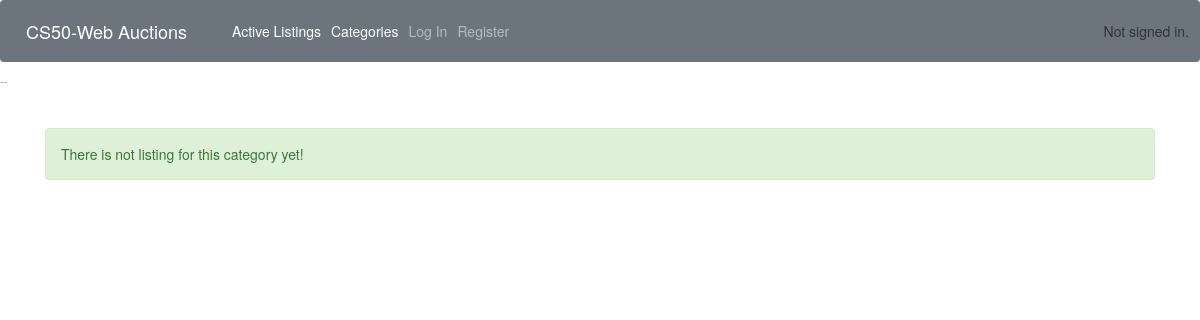
The page /closed_listings/ on the database as committed earlier.
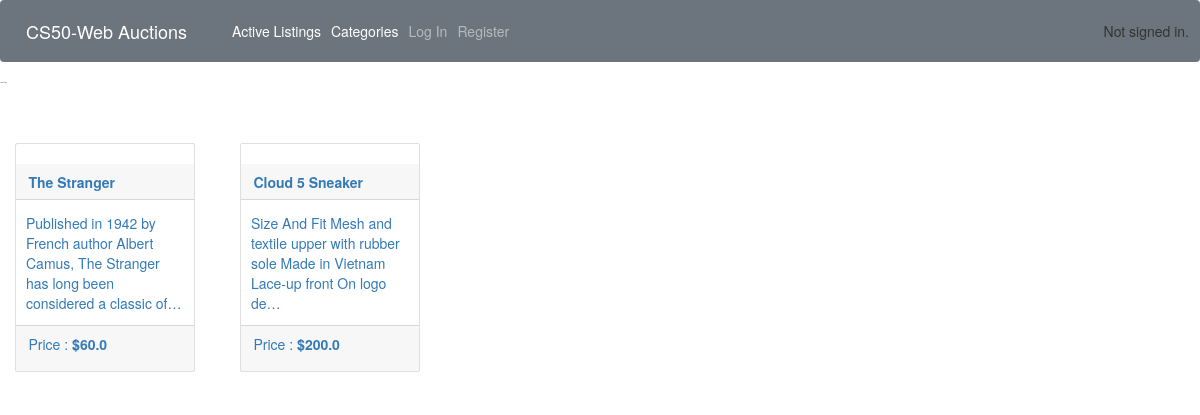
The same page on the database as committed later.
### auctions/models.py (models this page shows, shortened)
class Listing(models.Model):
    title = models.CharField(max_length=64)
    description = models.TextField()
    image = models.URLField()
    price = models.FloatField()
    active = models.BooleanField(default=True)
    owner = models.ForeignKey(User, on_delete=models.CASCADE)
    category = models.ForeignKey(Category,blank=True, on_delete=models.CASCADE, null=True)
    watchlist = models.ManyToManyField(User, blank=True, null=True, related_name="watchlists")
    bidder = models.ForeignKey(Bid,on_delete=models.CASCADE, blank=True, null=True)
    comments = models.ManyToManyField(Comment, blank=True,related_name="listing_comments")

### auctions/views.py (the view)
# urls.py: path('closed_listings/', views.closed_listings, name="closed-listings"),
def closed_listings(request):
    listings = Listing.objects.filter(active=False)
    context = {
        "listings" : listings
    }
    return render(request, "auctions/closed_listings.html", context)

### auctions/templates/auctions/closed_listings.html (shortened to what this page needs)
{% extends "auctions/layout.html" %}
{% block body %}
    <h2 class="mb-5">Closed Listings</h2>
    <div class="row ">
        {% if listings %}
            {% for listing in listings %}
                <div class="card ml-5 mr-4 mb-4 mt-5" style="width: 18rem;">
                    <a href="{% url 'listing' listing.id %}">
                        <div class="card-header">
                            <strong class="card-title">{{ listing.title }}</strong>
                        </div>
                        <div class="card-body px-3">
                        <p class="card-text">{{ listing.description|truncatechars:100 }}</p>
                        </div>
                        <div class="card-footer">
                            <p>Price : <strong>${{ listing.price }}</strong></p>
                        </div>
                    </a>
                </div>
            {% endfor %}
        {% else %}
            <div class="container mt-4">
                <div class="alert alert-success">
                    <p>There is not listing for this category yet!</p>
                </div>
            </div>
        {% endif %}
    </div>
{% endblock %}

Rows that differ between the two databases and show on the page:
now on this page (row edited): Listing: title "The Stranger", description "Published in 1942 by French author Albert Camus, The Stranger has long been considered a classic of…", price "60.0"
now on this page (row edited): Listing: title "Cloud 5 Sneaker", description "Size And Fit Mesh and textile upper with rubber sole Made in Vietnam Lace-up front On logo de…", price "200.0"
Other text that changed with them:
text no longer shown: "There is not listing for this category yet!"
